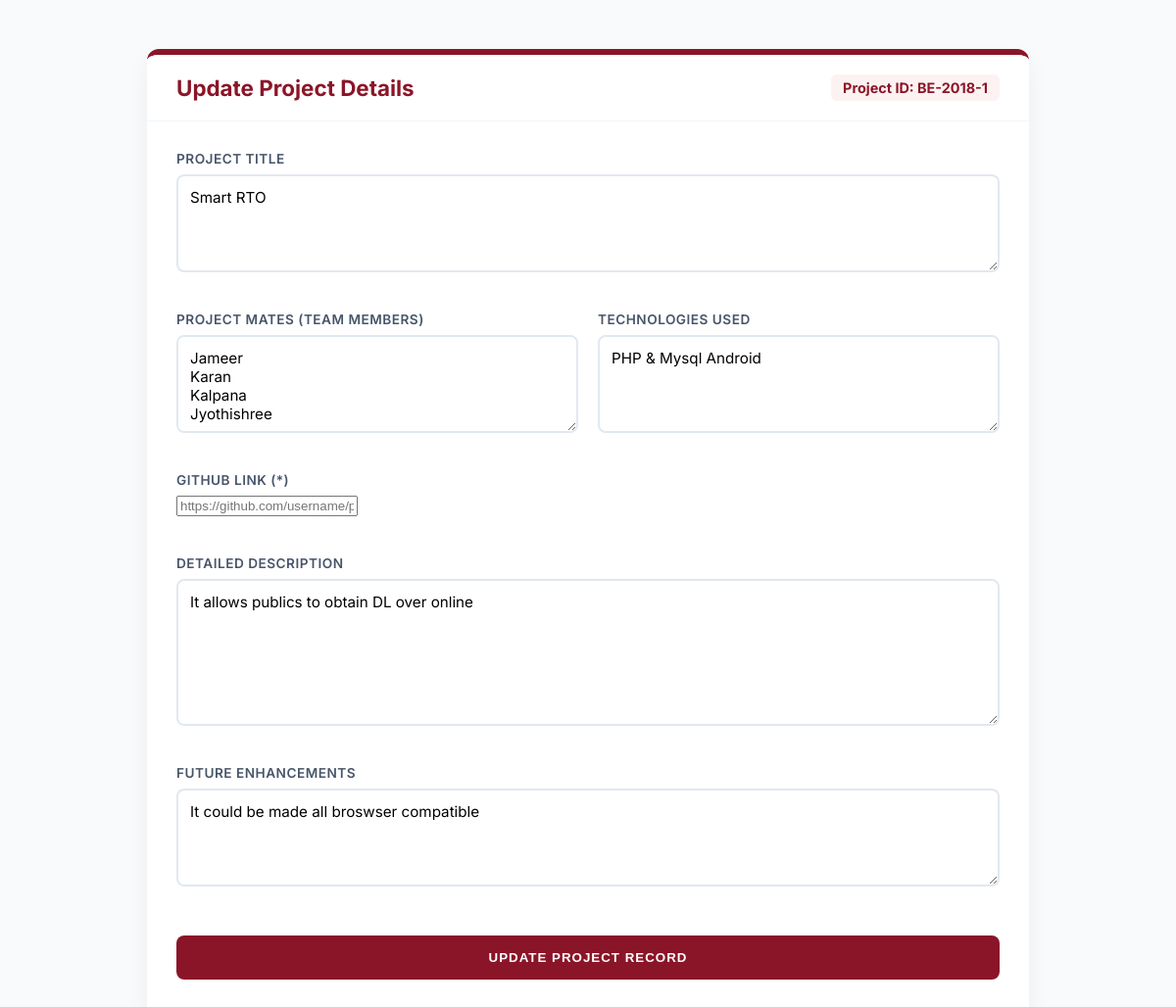
The page /editproject.php?pid=BE-2018-1 on the database its author committed.
### tables this page shows
CREATE TABLE `projects` (
  `pid` varchar(20) NOT NULL,
  `title` varchar(100) NOT NULL,
  `year` int(11) NOT NULL,
  `deptid` varchar(10) DEFAULT NULL,
  `guide` varchar(20) DEFAULT NULL,
  `pmates` varchar(100) NOT NULL,
  `tech` varchar(100) NOT NULL,
  `descr` text NOT NULL,
  `limits` varchar(200) NOT NULL,
  `future` text NOT NULL,
  `docname` varchar(100) NOT NULL
);

### db.php (called while the page is built, shortened)
<?php
$conn = mysqli_connect('localhost', 'root', '', 'pts');
function execute($sql) {
    global $conn;
    $res = $conn->query($sql);
    return $res;
}
?>

### editproject.php (the view, shortened to what this page needs)
<?php
    include_once('db.php');
    $pid = $_REQUEST['pid'];
    $sql = "select * from projects where pid='$pid'";
    $res = execute($sql);
    $row = $res->fetch_object();
?>
<html>
<head>
</head>
<body>
<div class="edit-container">
    <div class="edit-card">
        <div class="card-header">
            <h2>Update Project Details</h2>
            <span class="pid-badge">Project ID: <?php echo $row->pid; ?></span>
        </div>
        <div class="card-body">
            <form name="f1" action="updateproject.php" method="post" enctype="multipart/form-data">
                <div class="form-grid">
                    <div class="form-group full-width">
                        <label for="title">Project Title</label>
                        <textarea name="title" id="title" required><?php echo $row->title; ?></textarea>
                    </div>
                    <div class="form-group">
                        <label for="pmates">Project Mates (Team Members)</label>
                        <textarea name="pmates" id="pmates" placeholder="Enter names separated by commas"><?php echo $row->pmates; ?></textarea>
                    </div>
                    <div class="form-group">
                        <label for="tech">Technologies Used</label>
                        <textarea name="tech" id="tech" required placeholder="e.g. PHP, MySQL, Bootstrap"><?php echo $row->tech; ?></textarea>
                    </div>
                    <div class="form-group">
                        <label for="link">GitHub Link (*)</label>
                        <input type="url" name="link" id="link" placeholder="https://github.com/username/project-repo" value="<?php echo htmlspecialchars($row->link ?? ''); ?>" />
                    </div>
                    <div class="form-group full-width">
                        <label for="descr">Detailed Description</label>
                        <textarea name="descr" id="descr" style="min-height: 150px;"><?php echo $row->descr; ?></textarea>
                    </div>
                    <div class="form-group full-width">
                        <label for="future">Future Enhancements</label>
                        <textarea name="future" id="future"><?php echo $row->future; ?></textarea>
                    </div>
                    <div class="form-group full-width">
                        <button type="submit" class="btn-update">
                            <span class="glyphicon glyphicon-edit"></span> Update Project Record
                        </button>
                    </div>
                </div>
            </form>
        </div>
    </div>
</div>
</body>
</html>

### editproject.php (style rules this page uses)
body { background-color: #f8fafc; font-family: 'Inter', sans-serif; margin: 0; padding: 20px; }
.edit-container { max-width: 900px; margin: 30px auto; }
.edit-card { background: #ffffff; border-radius: 12px; box-shadow: 0 10px 25px rgba(0,0,0,0.05); overflow: hidden; border-top: 6px solid #8B1528; }
.card-header { padding: 20px 30px; background: #fff; border-bottom: 1px solid #f1f5f9; display: flex; justify-content: space-between; align-items: center; }
.card-header h2 { color: #8B1528; margin: 0; font-size: 1.4rem; font-weight: 700; }
.pid-badge { background: #fdf2f2; color: #8B1528; padding: 5px 12px; border-radius: 6px; font-weight: 700; font-size: 0.9rem; }
.card-body { padding: 30px; }
.form-grid { display: grid; grid-template-columns: 1fr 1fr; gap: 20px; }
.full-width { grid-column: span 2; }
.form-group { margin-bottom: 20px; }
label { display: block; font-weight: 600; color: #475569; margin-bottom: 8px; font-size: 0.85rem; text-transform: uppercase; letter-spacing: 0.5px; }
input[type='text'], textarea { width: 100%; padding: 12px; border: 2px solid #e2e8f0; border-radius: 8px; font-family: inherit; font-size: 0.95rem; transition: all 0.3s ease; box-sizing: border-box; }
textarea { resize: vertical; min-height: 100px; }
.btn-update { background-color: #8B1528; color: white; border: none; padding: 15px 40px; border-radius: 8px; font-weight: 700; text-transform: uppercase; letter-spacing: 1px; cursor: pointer; transition: 0.3s; width: 100%; margin-top: 10px; }

### rows shown on the page
projects: pid "BE-2018-1", title "Smart RTO", pmates "Jameer Karan Kalpana Jyothishree", tech "PHP & Mysql Android", descr "It allows publics to obtain DL over online", future "It could be made all broswser compatible"
